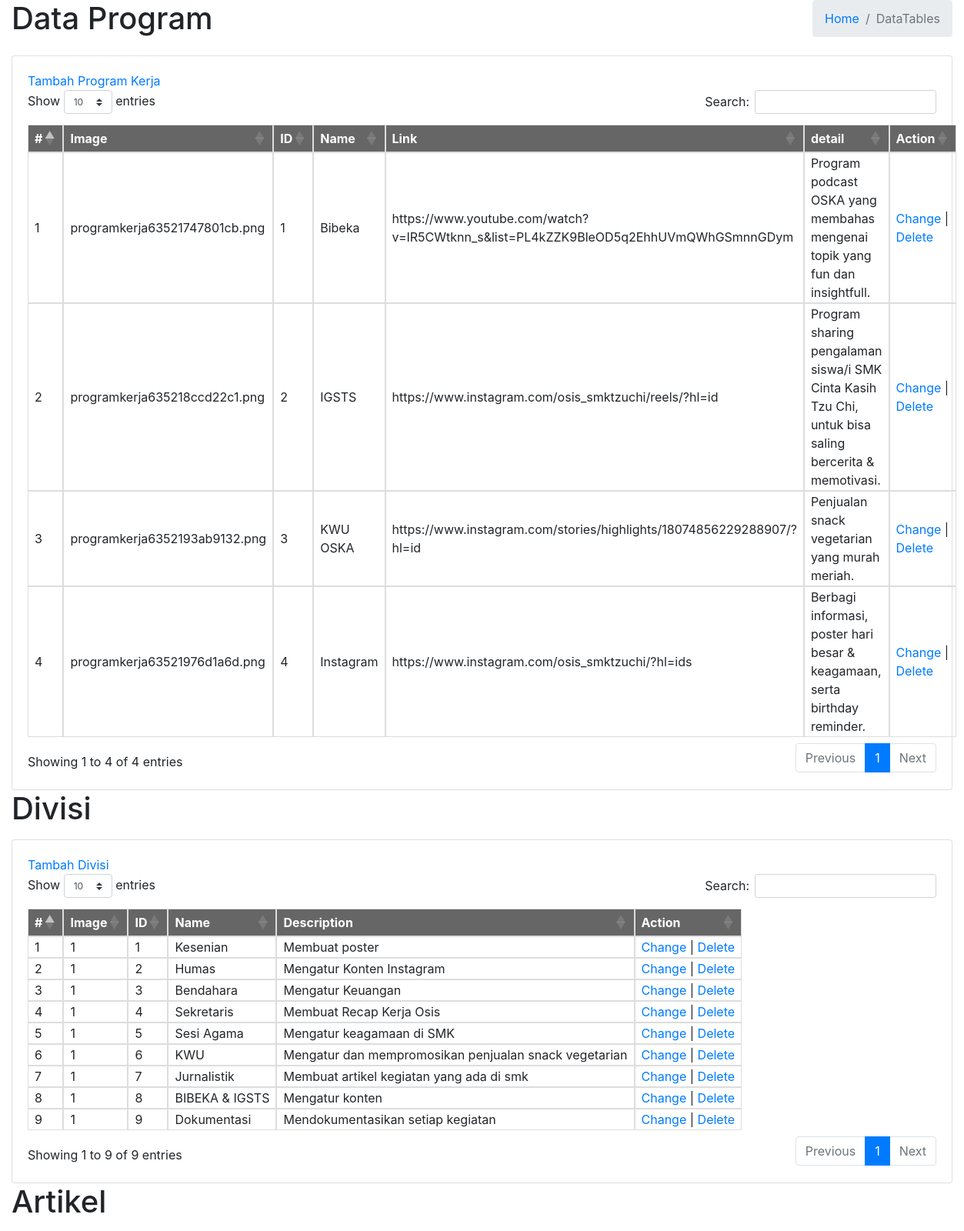
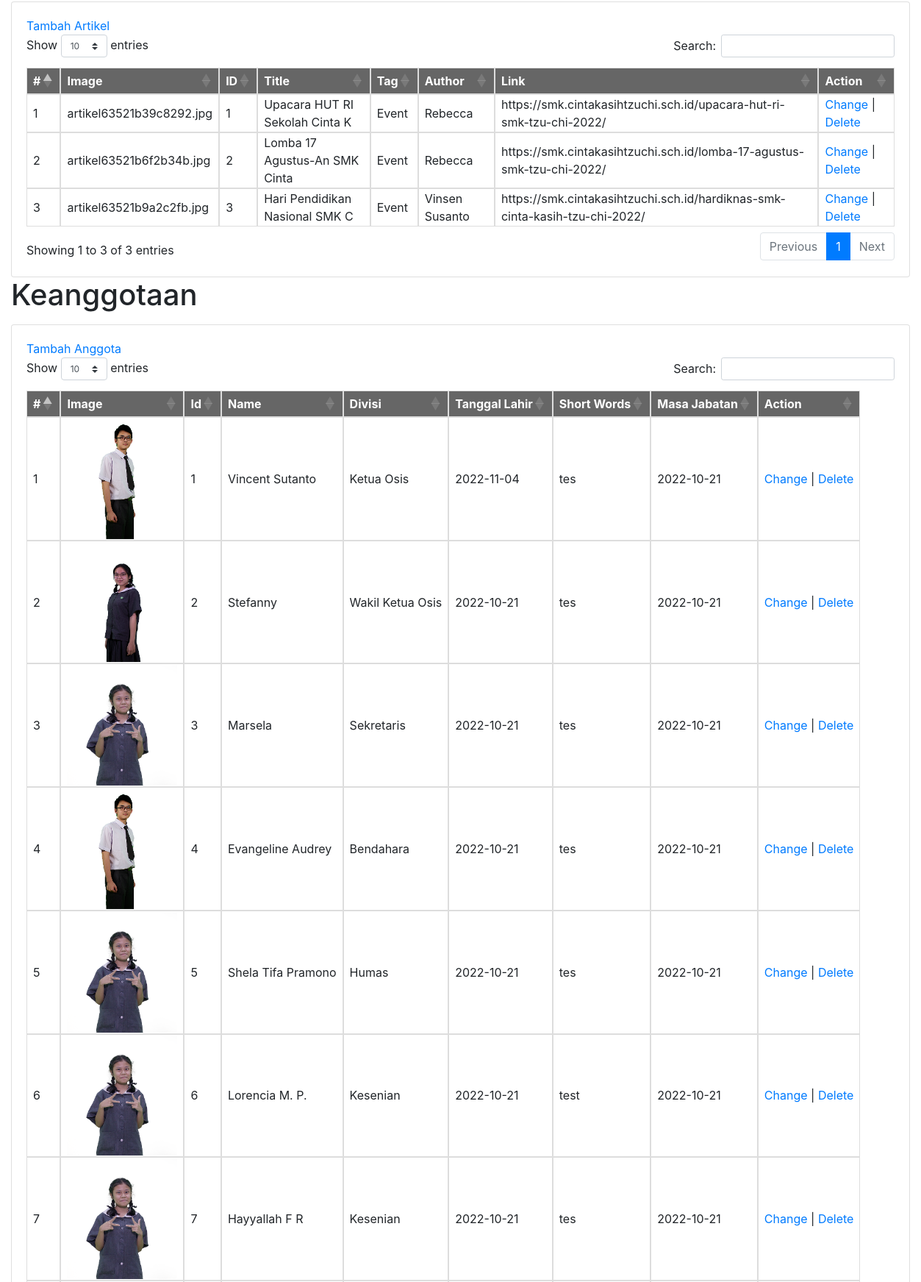
The app's page /bersamabangunosis/admin/index.php (signed in, upper part) with its own data (2 pictures, top to bottom).
### tables this page shows
CREATE TABLE `proker` (
  `id` int(11) NOT NULL,
  `name` varchar(50) NOT NULL,
  `detail` varchar(500) NOT NULL,
  `redirect` varchar(100) NOT NULL,
  `image` varchar(255) NOT NULL
);

CREATE TABLE `divisi` (
  `id` int(11) NOT NULL,
  `name` varchar(50) NOT NULL,
  `shortdesc` varchar(100) NOT NULL,
  `image` varchar(255) NOT NULL
);

CREATE TABLE `artikel` (
  `id` int(11) NOT NULL,
  `title` varchar(30) NOT NULL,
  `tag` varchar(50) NOT NULL,
  `author` varchar(50) NOT NULL,
  `link` varchar(100) NOT NULL,
  `image` varchar(100) NOT NULL
);

CREATE TABLE `anggota` (
  `id` int(11) NOT NULL,
  `name` varchar(30) NOT NULL,
  `divisi` varchar(30) NOT NULL,
  `dob` date NOT NULL,
  `words` varchar(100) NOT NULL,
  `akhirjabatan` date DEFAULT NULL,
  `image` varchar(100) NOT NULL
);

### bersamabangunosis/admin/functions.php (called while the page is built, shortened)
<?php
$conn = mysqli_connect("localhost","root","","oska");
function query($query){
    global $conn;
    $result = mysqli_query($conn,$query);
    $rows=[];
    while ($row= mysqli_fetch_assoc($result)){
        $rows[]=$row;
    }
    return $rows;
}
?>

### bersamabangunosis/admin/index.php (the view, shortened to what this page needs)
<?php
require 'functions.php';
?>
<!DOCTYPE html>
<html lang="en">
<head>
    <link rel="stylesheet" href="https://cdnjs.cloudflare.com/ajax/libs/twitter-bootstrap/4.1.3/css/bootstrap.css" />
    <link rel="stylesheet" href="https://cdn.datatables.net/1.10.19/css/dataTables.bootstrap4.min.css" />
</head>
<body>
<div class="wrapper">
    <section class="content-header">
      <div class="container-fluid">
        <div class="row mb-2">
          <div class="col-sm-6">
            <h1>Data Program</h1>
          </div>
          <div class="col-sm-6">
            <ol class="breadcrumb float-sm-right">
              <li class="breadcrumb-item"><a href="#">Home</a></li>
              <li class="breadcrumb-item active">DataTables</li>
            </ol>
          </div>
        </div>
      </div>
    </section>
    <section class="content">
      <div class="container-fluid">
        <div class="row">
          <div class="col-12">
            <div class="card">
              <div class="card-body">
<a href="addprogram.php">Tambah Program Kerja</a>
                <table id="tabel-data-two">
                    <thead>
                        <tr>
                            <th>#</th>
                            <th>Image</th>
                            <th>ID</th>
                            <th>Name</th>
                            <th>Link</th>
                            <th>detail</th>
                            <th>Action</th>
                        </tr>
                    </thead>
                    <tbody>
                    <?php
                        $datas = query("select * from proker");
                        $i=1;
                        foreach($datas as $data)
                        {
                            echo "<tr>
                            <td>".$i."</td>
                            <td>".$data['image']."</td>
                            <td>".$data['id']."</td>
                            <td>".$data['name']."</td>
                            <td>".$data['redirect']."</td>
                            <td>".$data['detail']."</td>".
                            '<td>'.'<a href="editprogram.php?id='.$data['id'].'">'.'Change </a>'.'|'.
                                  '<a href="deleteprogram.php?id='.$data['id'].'">'.' Delete</a></td>'.
                            "</tr>";
                            $i++;
                        }
                    ?>
                    </tbody>
                </table>
                </div>
            </div>
          </div>
        </div>
      </div>
    </section>
    <section class="content-header">
      <div class="container-fluid">
        <div class="row mb-2">
          <div class="col-sm-6">
            <h1>Divisi</h1>
          </div>
        </div>
      </div>
    </section>
    <section class="content">
      <div class="container-fluid">
        <div class="row">
          <div class="col-12">
            <div class="card">
              <div class="card-body">
              <a href="adddivisi.php">Tambah Divisi</a>
              <table id="tabel-data-three">
                    <thead>
                        <tr>
                            <th>#</th>
                            <th>Image</th>
                            <th>ID</th>
                            <th>Name</th>
                            <th>Description</th>
                            <th>Action</th>
                        </tr>
                    </thead>
                    <tbody>
                    <?php
                        $datas = query("select * from divisi");
                        $i=1;
                        foreach($datas as $data)
                        {
                            echo "<tr>
                            <td>".$i."</td>
                            <td>".$data['image']."</td>
                            <td>".$data['id']."</td>
                            <td>".$data['name']."</td>
                            <td>".$data['shortdesc']."</td>".
                            '<td>'.'<a href="editdivisi.php?id='.$data['id'].'">'.'Change </a>'.'|'.
                                  '<a href="deletedivisi.php?id='.$data['id'].'">'.' Delete</a></td>'.
                            "</tr>";
                            $i++;
                        }
                    ?>
                    </tbody>
                </table>
                </div>
            </div>
          </div>
        </div>
      </div>
    </section>
    <section class="content-header">
      <div class="container-fluid">
        <div class="row mb-2">
          <div class="col-sm-6">
            <h1>Artikel</h1>
          </div>
        </div>
      </div>
    </section>
    <section class="content">
      <div class="container-fluid">
        <div class="row">
          <div class="col-12">
            <div class="card">
              <div class="card-body">
              <a href="addnews.php">Tambah Artikel</a>
              <table id="tabel-data-five">
                    <thead>
                        <tr>
                            <th>#</th>
                            <th>Image</th>
                            <th>ID</th>
                            <th>Title</th>
                            <th>Tag</th>
                            <th>Author</th>
                            <th>Link</th>
                            <th>Action</th>
                        </tr>
                    </thead>
                    <tbody>
                    <?php
                        $datas = query("select * from artikel");
                        $i=1;
                        foreach($datas as $data)
                        {
                            echo "<tr>
                            <td>".$i."</td>
                            <td>".$data['image']."</td>
                            <td>".$data['id']."</td>
                            <td>".$data['title']."</td>
                            <td>".$data['tag']."</td>
                            <td>".$data['author']."</td>
                            <td>".$data['link']."</td>".
                            '<td>'.'<a href="editnews.php?id='.$data['id'].'">'.'Change </a>'.'|'.
                                  '<a href="deleteartikel.php?id='.$data['id'].'">'.' Delete</a></td>'.
                            "</tr>";
                            $i++;
                        }
                    ?>
                    </tbody>
                </table>
                </div>
            </div>
          </div>
        </div>
      </div>
    </section>
    <section class="content-header">
      <div class="container-fluid">
        <div class="row mb-2">
          <div class="col-sm-6">
            <h1>Keanggotaan</h1>
          </div>
        </div>
      </div>
    </section>
    <section class="content">
      <div class="container-fluid">
        <div class="row">
          <div class="col-12">
            <div class="card">
              <div class="card-body">
              <a href="addmembers.php">Tambah Anggota</a>
                <table id="tabel-data-six">
                    <thead>
                        <tr>
                            <th>#</th>
                            <th>Image</th>
                            <th>Id</th>
                            <th>Name</th>
                            <th>Divisi</th>
                            <th>Tanggal Lahir</th>
                            <th>Short Words</th>
                            <th>Masa Jabatan</th>
                            <th>Action</th>
                        </tr>
                    </thead>
                    <tbody>
                    <?php
                        $datas = query("select * from anggota");
                        $i=1;
                        foreach($datas as $data)
                        {
                            echo "<tr>
                            <td>".$i."</td>
                            <td> <img src='images/".$data['image']."' width='150'></td>
                            <td>".$data['id']."</td>
                            <td>".$data['name']."</td>
                            <td>".$data['divisi']."</td>
                            <td>".$data['dob']."</td>
                            <td>".$data['words']."</td>
                            <td>".$data['akhirjabatan']."</td>".
                            '<td>'.'<a href="editmembers.php?id='.$data['id'].'">'.'Change </a>'.'|'.
                                  '<a href="deletemembers.php?id='.$data['id'].'">'.' Delete</a></td>'.
                            "</tr>";
                            $i++;
                        }
                    ?>
                    </tbody>
                </table>
                </div>
            </div>
          </div>
        </div>
      </div>
    </section>
  </div>
</body>
</html>

### bersamabangunosis/admin/index.php (style rules this page uses)
td, th { border: 1px solid #ddd; padding-right: 8px; padding-left: 8px; }
tr:nth-child(even) { background-color: #f2f2f2; }
th { padding-bottom: 5px; padding-top: 5px; text-align: left; background-color: rgba(64, 64, 64, 0.8); color: white; }

### records on screen
proker: image "programkerja63521747801cb.png", id "1", name "Bibeka", redirect "https://www.youtube.com/watch?v=IR5CWtknn_s&list=PL4kZZK9BleOD5q2EhhUVmQWhGSmnnGDym", detail "Program podcast OSKA yang membahas mengenai topik yang fun dan insightfull."
proker: image "programkerja635218ccd22c1.png", id "2", name "IGSTS", redirect "https://www.instagram.com/osis_smktzuchi/reels/?hl=id", detail "Program sharing pengalaman siswa/i SMK Cinta Kasih Tzu Chi, untuk bisa saling bercerita & memotivasi."
proker: image "programkerja6352193ab9132.png", id "3", name "KWU OSKA", redirect "https://www.instagram.com/stories/highlights/18074856229288907/?hl=id", detail "Penjualan snack vegetarian yang murah meriah."
proker: image "programkerja63521976d1a6d.png", id "4", name "Instagram", redirect "https://www.instagram.com/osis_smktzuchi/?hl=ids", detail "Berbagi informasi, poster hari besar & keagamaan, serta birthday reminder."
divisi: image "1", id "1", name "Kesenian", shortdesc "Membuat poster"
divisi: image "1", id "2", name "Humas", shortdesc "Mengatur Konten Instagram"
divisi: image "1", id "3", name "Bendahara", shortdesc "Mengatur Keuangan"
divisi: image "1", id "4", name "Sekretaris", shortdesc "Membuat Recap Kerja Osis"
divisi: image "1", id "5", name "Sesi Agama", shortdesc "Mengatur keagamaan di SMK"
divisi: image "1", id "6", name "KWU", shortdesc "Mengatur dan mempromosikan penjualan snack vegetarian"
divisi: image "1", id "7", name "Jurnalistik", shortdesc "Membuat artikel kegiatan yang ada di smk"
divisi: image "1", id "8", name "BIBEKA & IGSTS", shortdesc "Mengatur konten"
divisi: image "1", id "9", name "Dokumentasi", shortdesc "Mendokumentasikan setiap kegiatan"
artikel: image "artikel63521b39c8292.jpg", id "1", title "Upacara HUT RI Sekolah Cinta K", tag "Event", author "Rebecca", link "https://smk.cintakasihtzuchi.sch.id/upacara-hut-ri-smk-tzu-chi-2022/"
artikel: image "artikel63521b6f2b34b.jpg", id "2", title "Lomba 17 Agustus-An SMK Cinta", tag "Event", author "Rebecca", link "https://smk.cintakasihtzuchi.sch.id/lomba-17-agustus-smk-tzu-chi-2022/"
artikel: image "artikel63521b9a2c2fb.jpg", id "3", title "Hari Pendidikan Nasional SMK C", tag "Event", author "Vinsen Susanto", link "https://smk.cintakasihtzuchi.sch.id/hardiknas-smk-cinta-kasih-tzu-chi-2022/"
anggota: image (picture), id "1", name "Vincent Sutanto", divisi "Ketua Osis", dob "2022-11-04", words "tes", akhirjabatan "2022-10-21"
anggota: image (picture), id "2", name "Stefanny", divisi "Wakil Ketua Osis", dob "2022-10-21", words "tes", akhirjabatan "2022-10-21"
anggota: image (picture), id "3", name "Marsela", divisi "Sekretaris", dob "2022-10-21", words "tes", akhirjabatan "2022-10-21"
anggota: image (picture), id "4", name "Evangeline Audrey", divisi "Bendahara", dob "2022-10-21", words "tes", akhirjabatan "2022-10-21"
anggota: image (picture), id "5", name "Shela Tifa Pramono", divisi "Humas", dob "2022-10-21", words "tes", akhirjabatan "2022-10-21"
anggota: image (picture), id "6", name "Lorencia M. P.", divisi "Kesenian", dob "2022-10-21", words "test", akhirjabatan "2022-10-21"
anggota: image (picture), id "7", name "Hayyallah F R", divisi "Kesenian", dob "2022-10-21", words "tes", akhirjabatan "2022-10-21"
